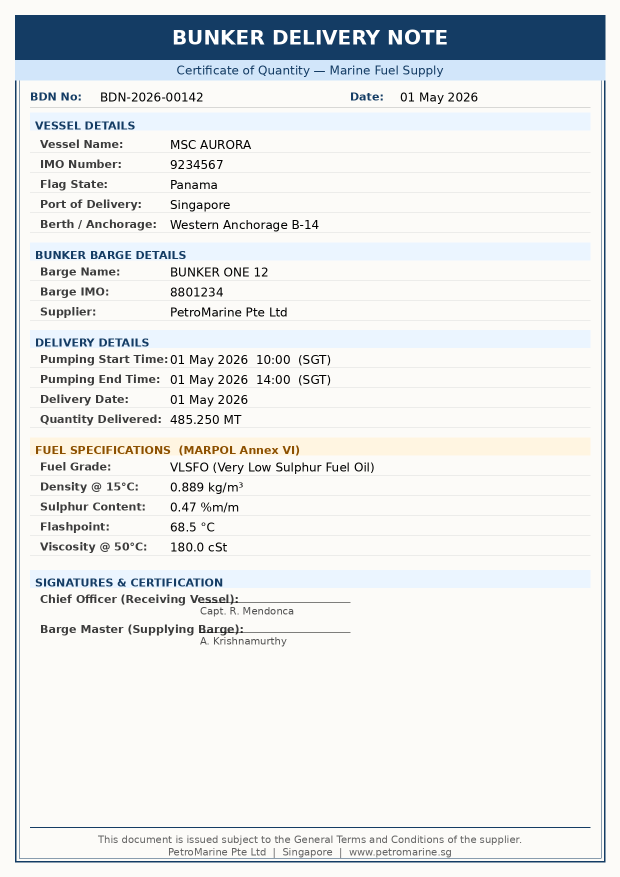
#> input picture test_bdn.png, 1240 x 1754 px (shown at 1/2 size); its folder holds only this picture in this run
$ python -i preprocessor.py   (imports and definitions only)
#> lines starting #> are read from the running program, lines starting #| are printed output that depends on the picture; after the words box and inside, x2 and y2 are one past the last pixel; in counts of white or black regions, pixels touching at a corner belong together
"""
OCR preprocessor — Phase 1.

Preprocessing pipeline per document type:
  DIGITAL    : border crop → upscale → grayscale → deskew → CLAHE → Otsu binarise
  HANDWRITTEN: border crop → upscale → grayscale → deskew → CLAHE → denoise →
               sharpen → adaptive threshold → morph cleanup
"""

from __future__ import annotations

import numpy as np

try:
    import cv2  # type: ignore
    _cv2_available = True
except ImportError:
    _cv2_available = False

from app.core.config_loader import get_config


# ── Helpers ────────────────────────────────────────────────────────────────────

def _grayscale(img: "np.ndarray") -> "np.ndarray":
    if len(img.shape) == 3:
        return cv2.cvtColor(img, cv2.COLOR_BGR2GRAY)
    return img


def _upscale_if_small(img: "np.ndarray", min_height: int = 1400) -> "np.ndarray":
    """
    Upscale image if below minimum height.
    Tesseract performs best at ~300 DPI (A4 ≈ 3508 px tall).
    INTER_CUBIC is best for upscaling text.
    """
    h = img.shape[0]
    if h < min_height:
        scale = min_height / h
        new_h = int(h * scale)
        new_w = int(img.shape[1] * scale)
        img = cv2.resize(img, (new_w, new_h), interpolation=cv2.INTER_CUBIC)
    return img


def _remove_borders(img: "np.ndarray") -> "np.ndarray":
    """
    Crop dark scan borders and shadow gradients at page edges.

    Strategy: threshold to find the bright (page) region, find its bounding
    rectangle, and crop to it with a small margin. Falls back to original
    image if the detected crop is unreasonably small (< 60 % of original).
    """
    try:
        # Invert: dark borders become white, page becomes dark — then find
        # the largest contour which should be the page content area.
        _, thresh = cv2.threshold(img, 0, 255, cv2.THRESH_BINARY + cv2.THRESH_OTSU)
        # Find connected components of the bright (page) area
        contours, _ = cv2.findContours(thresh, cv2.RETR_EXTERNAL, cv2.CHAIN_APPROX_SIMPLE)
        if not contours:
            return img
        # Use the largest contour's bounding rect as the page boundary
        largest = max(contours, key=cv2.contourArea)
        x, y, w, h = cv2.boundingRect(largest)
        orig_h, orig_w = img.shape[:2]
        # Sanity: reject crop if it removes more than 40 % of the image
        if w < orig_w * 0.6 or h < orig_h * 0.6:
            return img
        margin = 10
        x1 = max(0, x - margin)
        y1 = max(0, y - margin)
        x2 = min(orig_w, x + w + margin)
        y2 = min(orig_h, y + h + margin)
        return img[y1:y2, x1:x2]
    except Exception:
        return img


def _deskew(img: "np.ndarray") -> "np.ndarray":
    """
    Correct skew using Hough line detection.

    Key fix over the previous version: filter to near-horizontal lines only
    (angle within ±15° of 0°) before computing the median. The old version
    included vertical table borders and diagonal lines, which pulled the
    estimated angle far off and rotated documents in the wrong direction.
    """
    try:
        edges = cv2.Canny(img, 50, 150, apertureSize=3)
        lines = cv2.HoughLinesP(
            edges, 1, np.pi / 180, threshold=80,
            minLineLength=img.shape[1] // 6,  # line must span at least 1/6 of width
            maxLineGap=20,
        )
        if lines is None:
            return img

        angles = []
        for line in lines:
            x1, y1, x2, y2 = line[0]
            if x2 == x1:
                continue  # skip perfectly vertical lines
            angle = np.degrees(np.arctan2(y2 - y1, x2 - x1))
            # Only keep near-horizontal lines (±15°) — table borders are ~90°
            if abs(angle) <= 15.0:
                angles.append(angle)

        if not angles:
            return img

        median_angle = float(np.median(angles))
        if abs(median_angle) < 0.3:  # sub-0.3° skew is imperceptible
            return img

        h, w = img.shape[:2]
        M = cv2.getRotationMatrix2D((w / 2, h / 2), median_angle, 1.0)
        return cv2.warpAffine(
            img, M, (w, h),
            flags=cv2.INTER_CUBIC,
            borderMode=cv2.BORDER_REPLICATE,
        )
    except Exception:
        return img


def _clahe(img: "np.ndarray") -> "np.ndarray":
    """
    Contrast Limited Adaptive Histogram Equalisation.

    Normalises local contrast across the image — the single most effective
    step for faded ink, photocopies, and uneven scan lighting. Works on
    grayscale images only.
    """
    try:
        clahe = cv2.createCLAHE(clipLimit=2.0, tileGridSize=(8, 8))
        return clahe.apply(img)
    except Exception:
        return img


# ── Public preprocessors ───────────────────────────────────────────────────────

def preprocess_digital(image: "np.ndarray") -> "np.ndarray":
    """
    Pipeline for digital/printed BDNs:
      border crop → upscale → grayscale → deskew → CLAHE → Otsu binarise
    """
    if not _cv2_available:
        return image

    img = _upscale_if_small(image)
    gray = _grayscale(img)
    gray = _remove_borders(gray)
    gray = _deskew(gray)
    gray = _clahe(gray)
    _, binary = cv2.threshold(gray, 0, 255, cv2.THRESH_BINARY + cv2.THRESH_OTSU)
    return binary


def preprocess_handwritten(image: "np.ndarray") -> "np.ndarray":
    """
    Pipeline for handwritten/scanned BDNs:
      border crop → upscale → grayscale → deskew → CLAHE →
      denoise → sharpen → adaptive threshold → morph cleanup
    """
    if not _cv2_available:
        return image

    img = _upscale_if_small(image)
    gray = _grayscale(img)
    gray = _remove_borders(gray)
    gray = _deskew(gray)
    gray = _clahe(gray)

    # Fast denoising: median blur removes salt-and-pepper noise without
    # the O(n²) cost of fastNlMeansDenoising (which takes 10-30 s on A4 300 DPI).
    denoised = cv2.medianBlur(gray, 3)

    # Mild sharpening to recover ink stroke edges
    sharpen_kernel = np.array([
        [ 0, -1,  0],
        [-1,  5, -1],
        [ 0, -1,  0],
    ], dtype=np.float32)
    sharpened = cv2.filter2D(denoised, -1, sharpen_kernel)
    sharpened = np.clip(sharpened, 0, 255).astype(np.uint8)

    # Adaptive threshold — larger blockSize handles bigger ink/lighting variations
    binary = cv2.adaptiveThreshold(
        sharpened, 255,
        cv2.ADAPTIVE_THRESH_GAUSSIAN_C,
        cv2.THRESH_BINARY,
        blockSize=21, C=10,
    )

    # Morphological close: fill small gaps in pen strokes
    kernel = cv2.getStructuringElement(cv2.MORPH_RECT, (2, 2))
    cleaned = cv2.morphologyEx(binary, cv2.MORPH_CLOSE, kernel)
    return cleaned


def preprocess_for_doctype(image: "np.ndarray", doc_type: str) -> "np.ndarray":
    """Route to correct preprocessor based on doc_type."""
    if doc_type == "HANDWRITTEN":
        return preprocess_handwritten(image)
    return preprocess_digital(image)

>>> import cv2
>>> picture = cv2.imread('../../../test_bdn.png')
#> picture is the input picture: shape (1754, 1240, 3); mean B, G, R 233.9, 233.2, 230.7
>>> result = preprocess_handwritten(picture)
#> in _grayscale, `return cv2.cvtColor(img, cv2.COLOR_BGR2GRAY)`:
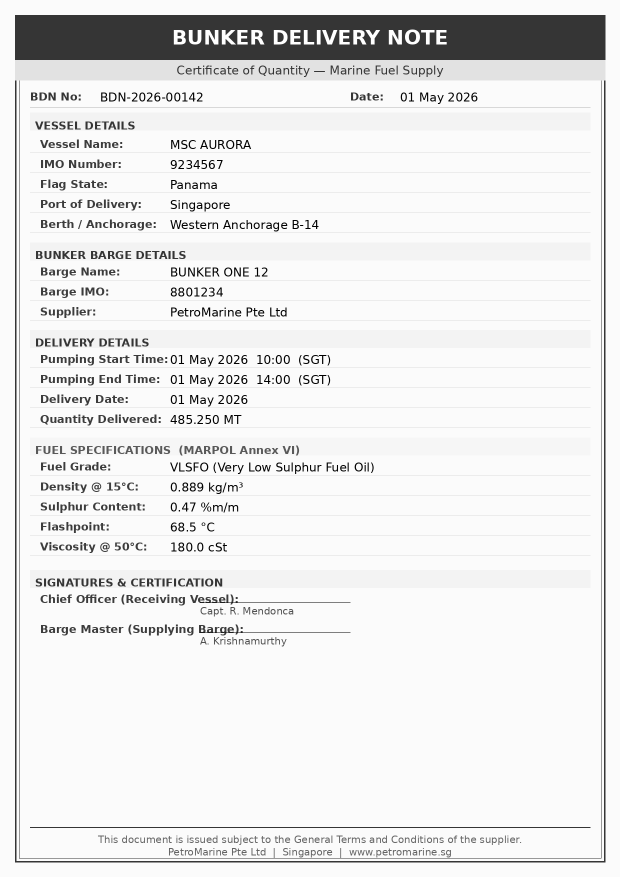
#> returned value: shape (1754, 1240) (shown at 1/2 size); min 0, max 255, mean 232.6
#> in _remove_borders, `_, thresh = cv2.threshold(img, 0, 255, cv2.THRESH_BINARY + cv2.THRESH_..`:
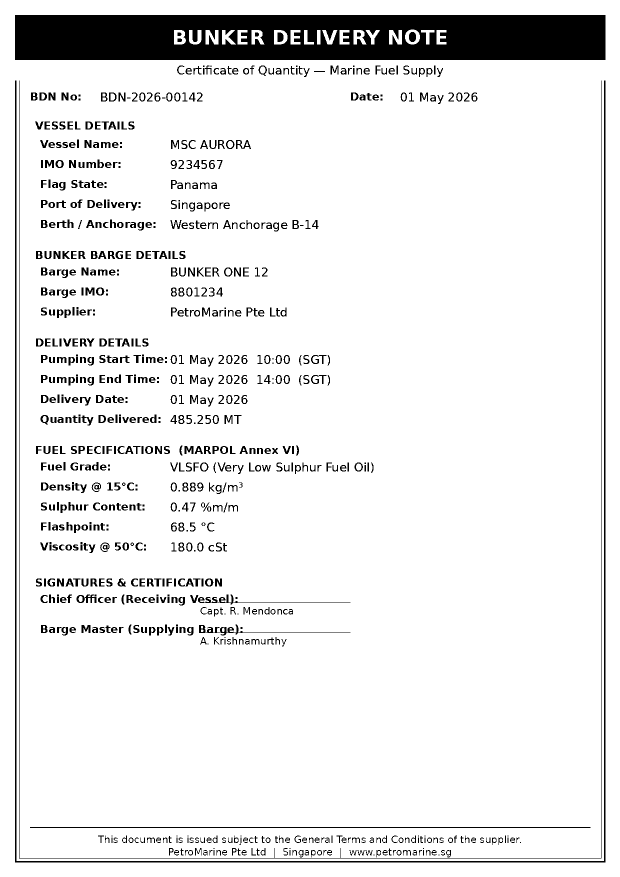
#> thresh: shape (1754, 1240) (shown at 1/2 size); 91.5% white; 844 black regions (94 under 20 px), largest, box (x1, y1, x2, y2) and area: (30, 30, 1211, 120) 98104, (30, 161, 1211, 1725) 12909, (38, 161, 1203, 1717) 4315
#> in _remove_borders, `contours, _ = cv2.findContours(thresh, cv2.RETR_EXTERNAL, cv2.CHAIN_AP..`: contours = [[[0, 0], [0, 1753], [1239, 1753], [1239, 0]]]
#> in _remove_borders, `largest = max(contours, key=cv2.contourArea)`: largest = [[0, 0], [0, 1753], [1239, 1753], [1239, 0]]
#> in _remove_borders, `x, y, w, h = cv2.boundingRect(largest)`: x = 0; w = 1240; h = 1754
#> in _remove_borders, `x1 = max(0, x - margin)`: x1 = 0
#> in _remove_borders, `x2 = min(orig_w, x + w + margin)`: x2 = 1240
#> in _remove_borders, `y2 = min(orig_h, y + h + margin)`: y2 = 1754
#> in _deskew, `edges = cv2.Canny(img, 50, 150, apertureSize=3)`:
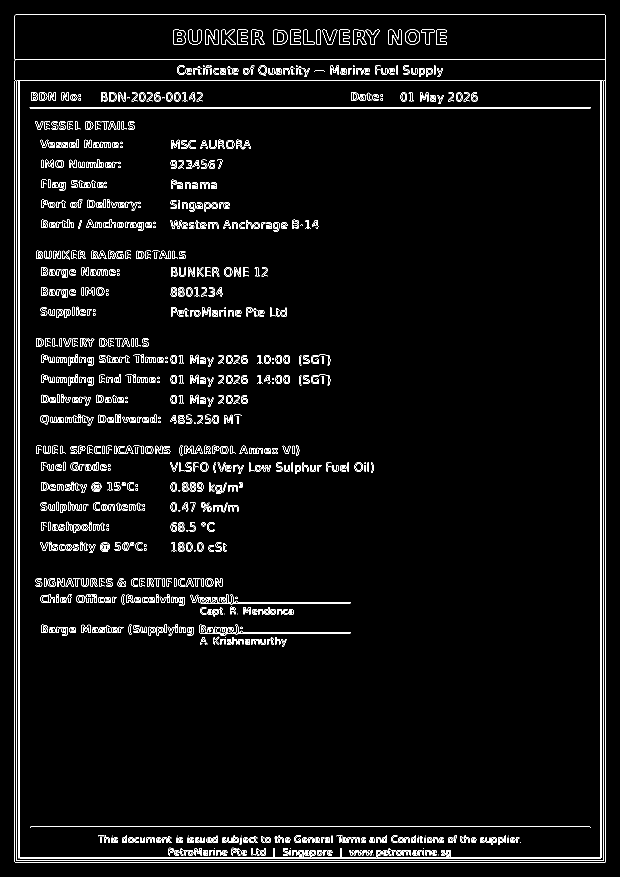
#> edges: shape (1754, 1240) (shown at 1/2 size); 3.6% white in thin lines or dots
#> in _deskew, `lines = cv2.HoughLinesP( edges, 1, np.pi / 180, threshold=80, minLineL..`: lines = 159 rows, first 6: [29, 1723, 29, 31], [1210, 1724, 1210, 30], [1207, 1724, 1207, 162], [32, 1724, 32, 161], [37, 1724, 37, 161], [1203, 1724, 1203, 161]
#> the loop in _deskew, `for line in lines:` made 159 passes
#> (x1, y1, x2, y2, angle) on passes 8, 9, 11: (30, 1724, 1209, 1724, 0), (33, 1721, 1206, 1721, 0), (60, 214, 1180, 214, 0)
#> after the loop in _deskew, `for line in lines:`: angles = 151 values, max 1.05 at index 143, min -1.93 at index 105, mean -0.00524
#> in _deskew, `median_angle = float(np.median(angles))`: median_angle = 0
#> in preprocess_handwritten, `sharpened = cv2.filter2D(denoised, -1, sharpen_kernel)`:
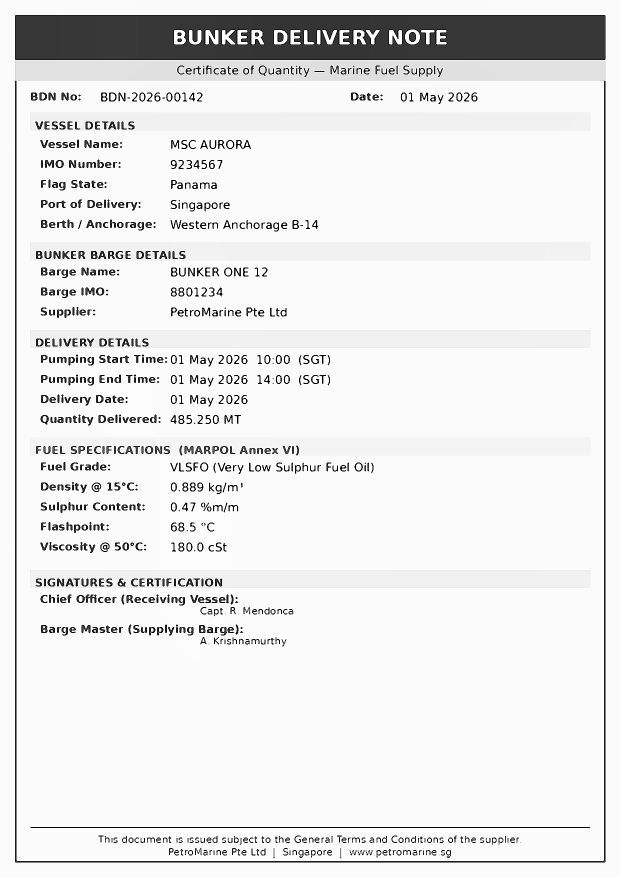
#> sharpened: shape (1754, 1240) (shown at 1/2 size); min 0, max 255, mean 232
#> in preprocess_handwritten, `binary = cv2.adaptiveThreshold( sharpened, 255, cv2.ADAPTIVE_THRESH_GA..`:
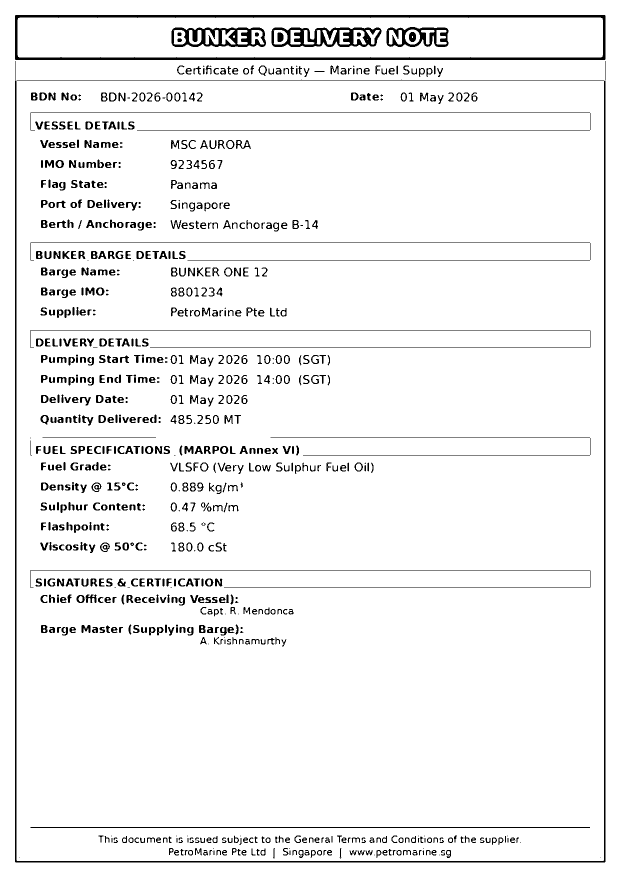
#> binary: shape (1754, 1240) (shown at 1/2 size); 94.6% white; 909 black regions (130 under 20 px), largest, box (x1, y1, x2, y2) and area: (30, 122, 1211, 1725) 14160, (30, 30, 1211, 120) 12651, (543, 55, 763, 94) 4319
#> in preprocess_handwritten, `cleaned = cv2.morphologyEx(binary, cv2.MORPH_CLOSE, kernel)`:
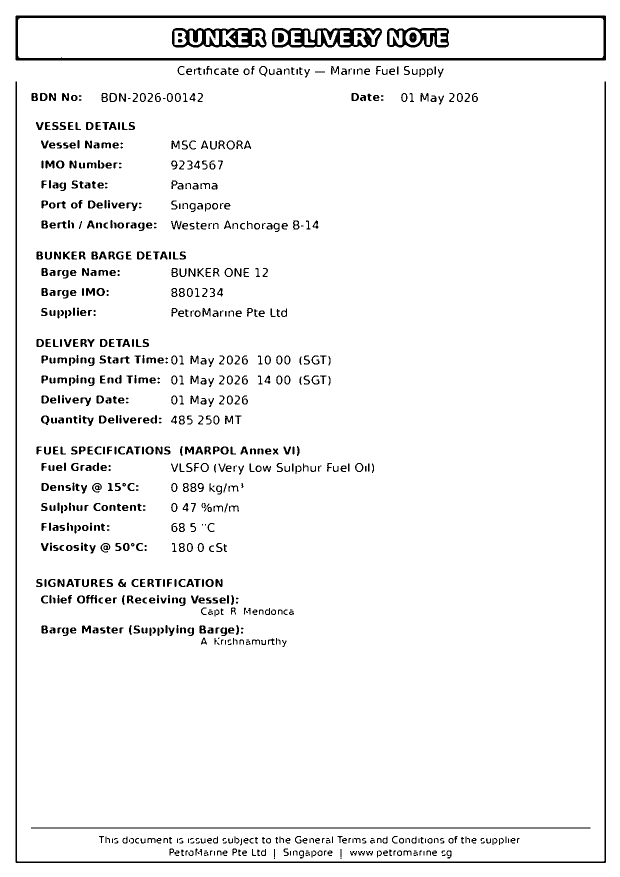
#> cleaned: shape (1754, 1240) (shown at 1/2 size); 95.2% white; 950 black regions (116 under 20 px), largest, box (x1, y1, x2, y2) and area: (31, 163, 1212, 1726) 12903, (31, 31, 1212, 121) 12634, (544, 56, 764, 95) 4315
